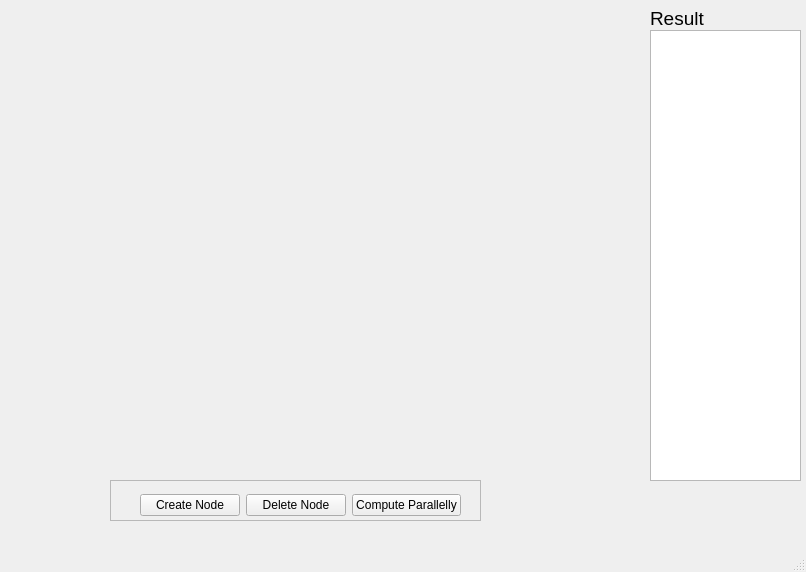
<?xml version="1.0" encoding="UTF-8"?>
<ui version="4.0">
 <class>MainWindow</class>
 <widget class="QMainWindow" name="MainWindow">
  <property name="geometry">
   <rect>
    <x>0</x>
    <y>0</y>
    <width>806</width>
    <height>572</height>
   </rect>
  </property>
  <property name="windowTitle">
   <string>MainWindow</string>
  </property>
  <widget class="QWidget" name="centralwidget">
   <widget class="QFrame" name="frame">
    <property name="geometry">
     <rect>
      <x>110</x>
      <y>480</y>
      <width>371</width>
      <height>41</height>
     </rect>
    </property>
    <property name="frameShape">
     <enum>QFrame::StyledPanel</enum>
    </property>
    <property name="frameShadow">
     <enum>QFrame::Raised</enum>
    </property>
    <widget class="QWidget" name="gridLayoutWidget">
     <property name="geometry">
      <rect>
       <x>30</x>
       <y>10</y>
       <width>321</width>
       <height>31</height>
      </rect>
     </property>
     <layout class="QGridLayout" name="gridLayout">
      <item row="0" column="0">
       <widget class="QPushButton" name="button_CreateNode">
        <property name="text">
         <string>Create Node</string>
        </property>
       </widget>
      </item>
      <item row="0" column="1">
       <widget class="QPushButton" name="button_DeleteNode">
        <property name="text">
         <string>Delete Node</string>
        </property>
       </widget>
      </item>
      <item row="0" column="2">
       <widget class="QPushButton" name="button_Compute">
        <property name="text">
         <string>Compute Parallelly</string>
        </property>
       </widget>
      </item>
     </layout>
    </widget>
   </widget>
   <widget class="QTextBrowser" name="wallOfResult">
    <property name="geometry">
     <rect>
      <x>650</x>
      <y>30</y>
      <width>151</width>
      <height>451</height>
     </rect>
    </property>
   </widget>
   <widget class="QLabel" name="label">
    <property name="geometry">
     <rect>
      <x>650</x>
      <y>10</y>
      <width>71</width>
      <height>16</height>
     </rect>
    </property>
    <property name="font">
     <font>
      <pointsize>14</pointsize>
     </font>
    </property>
    <property name="text">
     <string>Result</string>
    </property>
   </widget>
  </widget>
  <widget class="QMenuBar" name="menubar">
   <property name="geometry">
    <rect>
     <x>0</x>
     <y>0</y>
     <width>806</width>
     <height>22</height>
    </rect>
   </property>
  </widget>
  <widget class="QStatusBar" name="statusbar"/>
 </widget>
 <resources/>
 <connections/>
</ui>
